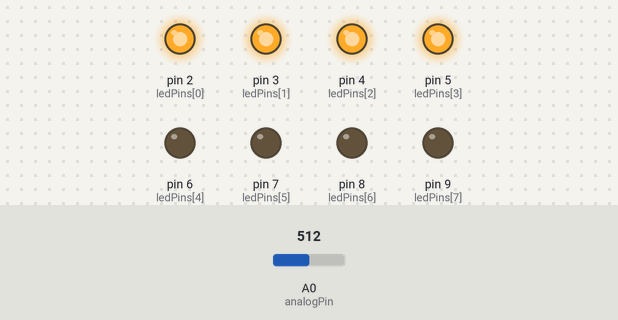
The sketch below on a simulated Arduino Uno, built with avr-gcc and run on an emulated ATmega328P. On the bench: output pins drawn as LEDs (lit = HIGH). The test bench sets the inputs (shaded band); at power-on: A0 (analogPin) = 512.

Above: at 1.2 s.
1.3 s: A0 (analogPin) set to 628
2.8 s: A0 (analogPin) set to 653
At 3.2 s:
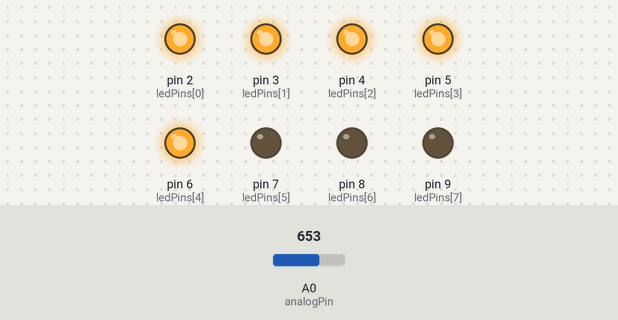
4.3 s: A0 (analogPin) set to 511
At 5.5 s:
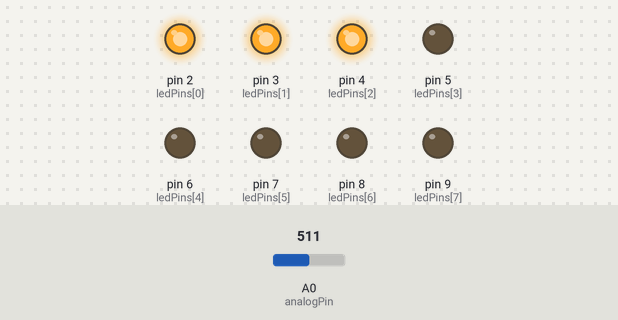
5.8 s: A0 (analogPin) set to 393
7.3 s: A0 (analogPin) set to 372
At 7.8 s:
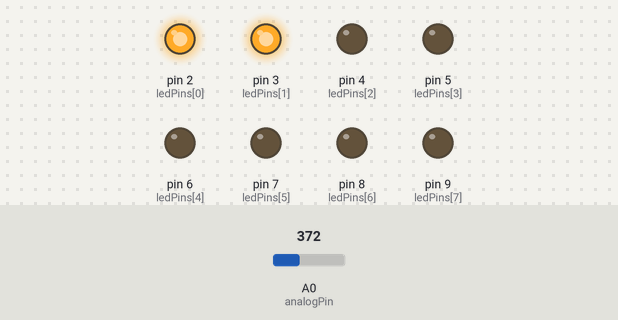
8.8 s: A0 (analogPin) set to 716
At 10.2 s:
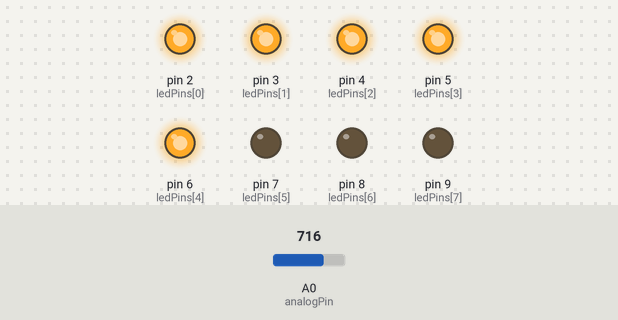
Timing chart, 0 to 11.3 s (numbered marks = the images above; inputs shaded):
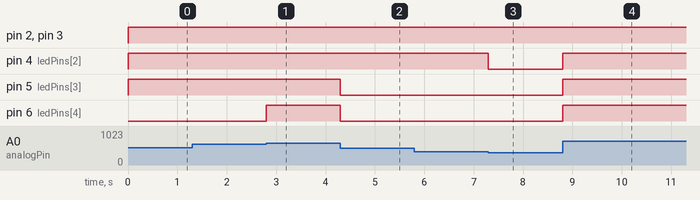

Measured:
- the behaviour switches between 639 and 640 on A0 (analogPin) (found by bisection; images 0 and 1)
- the behaviour switches between 384 and 383 on A0 (analogPin) (found by bisection; images 2 and 3)
- after the input at 1.3 s, every drawn part: stays the same
- after the input at 2.8 s, pin 6 (ledPins[4]): LOW → HIGH at once
- after the input at 4.3 s, pin 5 (ledPins[3]), pin 6 (ledPins[4]): HIGH → LOW at once
- after the input at 5.8 s, every drawn part: stays the same
- after the input at 7.3 s, pin 4 (ledPins[2]): HIGH → LOW at once
- after the input at 8.8 s, pin 4 (ledPins[2]), pin 5 (ledPins[3]), pin 6 (ledPins[4]): LOW → HIGH at once

The sketch:

led_bar_graph.ino
```cpp
  // put your setup code here, to run once:
  const int analogPin = A0 ;
  const int ledCount = 8 ;
  int ledPins[]={2,3,4,5,6,7,8,9};
void setup(){
  for (int thisLed=0;thisLed < ledCount ;thisLed++){
    pinMode(ledPins[thisLed],OUTPUT);
  }
}


void loop() {
  // read the potentiometer (
  int sensorReading =analogRead(analogPin);
  int ledLevel=map(sensorReading,0,1023,0,ledCount);
  for(int thisLed = 0; thisLed < ledCount ;thisLed ++){
    if(thisLed <ledLevel){
      digitalWrite(ledPins[thisLed],HIGH);
    }
    else{
      digitalWrite(ledPins[thisLed],LOW);
    }
  }


}
```
